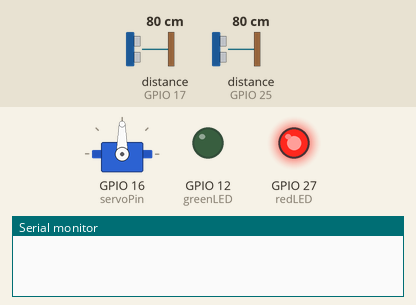
Simulated run of this sketch. Board: ESP32. Shown: servo, output pins drawn as LEDs (lit = HIGH), the last lines printed to the serial monitor. Wiring (inferred from the names in the program): 2 × ultrasonic range finder: trigger GPIO 18, echo GPIO 17 / trigger GPIO 26, echo GPIO 25. The test bench sets the inputs (shaded band); at power-on: distance to the obstacle (sensors on GPIO 25, GPIO 17) 80 cm. The echo pulse lasts 58.3 µs per cm; WiFi joins after 1.5 s; servers stay silent unless stated; uploads are accepted with an empty reply; pins used as bus, display or sensor lines are not drawn.

Above: at 1.4 s.
1.5 s: distance to the obstacle (sensor on GPIO 25) set to 23 cm
4.0 s: distance to the obstacle (sensor on GPIO 25) set to 19 cm
At 5.3 s:
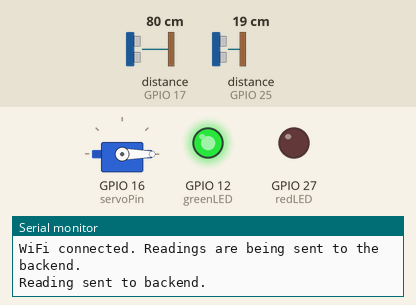
6.1 s: distance to the obstacle (sensor on GPIO 25) set to 35 cm
At 7.1 s:
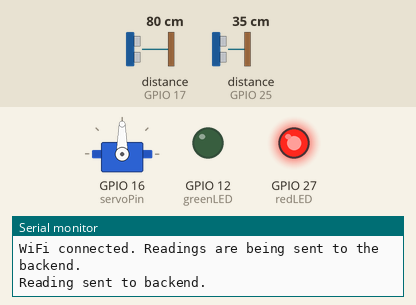
7.7 s: distance to the obstacle (sensor on GPIO 25) set to 2 cm
At 8.8 s:
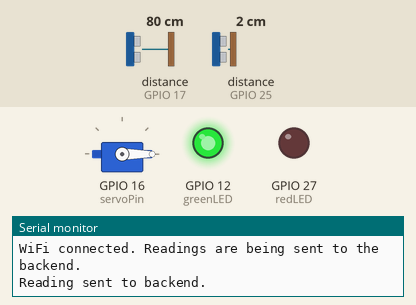
Timing chart, 0 to 10.3 s (numbered marks = the images above; inputs shaded):
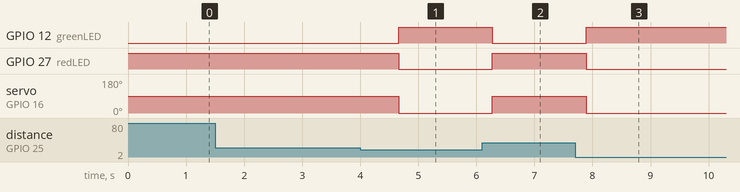

The sketch:

esp32_smart_waste.ino
```cpp
#include <ESP32Servo.h>
#include <HTTPClient.h>
#include <WiFi.h>

// Set these before uploading.
const char* WIFI_SSID = "YOUR_WIFI_NAME";
const char* WIFI_PASSWORD = "YOUR_WIFI_PASSWORD";

// Replace this with the computer's Wi-Fi/LAN IPv4 address, not localhost.
const char* API_BASE_URL = "http://172.16.50.153:8080";
const long BIN_ID = 3; // BIN-LSK-001; change this to the target bin's database ID.

const int redLED = 27;
const int greenLED = 12;

const int lidTrigPin = 26;
const int lidEchoPin = 25;
const int fillTrigPin = 18;
const int fillEchoPin = 17;

const int servoPin = 16;
Servo myServo;

const int detectionDistance = 20;
const float emptyThreshold = 18.0;
const float fullThreshold = 5.0;
const unsigned long readingIntervalMs = 30000;
const unsigned long lidCommandPollIntervalMs = 1000;
const unsigned long lidStateRetryIntervalMs = 2000;

unsigned long lastReadingSentAt = 0;
unsigned long lastLidCommandPollAt = 0;
unsigned long lastLidStateAttemptAt = 0;
bool wifiConnectedMessagePrinted = false;
bool firstReadingSent = false;
bool lidIsOpen = false;
bool lidStateKnown = false;
bool lidStateReportPending = true;
String lidCommand = "AUTO";

float measureDistance(int trigPin, int echoPin) {
  digitalWrite(trigPin, LOW);
  delayMicroseconds(2);
  digitalWrite(trigPin, HIGH);
  delayMicroseconds(10);
  digitalWrite(trigPin, LOW);

  const unsigned long duration = pulseIn(echoPin, HIGH, 30000);
  if (duration == 0) {
    return -1.0;
  }

  return duration * 0.0343 / 2.0;
}

float calculateFillPercentage(float distanceCm) {
  const float percentage =
    (emptyThreshold - distanceCm) * 100.0 / (emptyThreshold - fullThreshold);
  return constrain(percentage, 0.0, 100.0);
}

void sendFillReading(float distanceCm) {
  if (WiFi.status() != WL_CONNECTED) {
    return;
  }

  HTTPClient http;
  const String url = String(API_BASE_URL) + "/api/bins/" + String(BIN_ID) + "/readings";
  if (!http.begin(url)) {
    return;
  }

  http.addHeader("Content-Type", "application/json");

  const float fillPercentage = calculateFillPercentage(distanceCm);
  const String payload = "{\"fillPercentage\":" + String(fillPercentage, 2)
    + ",\"distanceCm\":" + String(distanceCm, 2) + "}";

  const int statusCode = http.POST(payload);
  if (statusCode >= 200 && statusCode < 300) {
    Serial.println("Reading sent to backend.");
  }

  http.end();
}

void pollLidCommand() {
  if (WiFi.status() != WL_CONNECTED) {
    return;
  }

  HTTPClient http;
  const String url = String(API_BASE_URL) + "/api/bins/" + String(BIN_ID) + "/lid";
  if (!http.begin(url)) {
    return;
  }

  const int statusCode = http.GET();
  if (statusCode == 200) {
    const String response = http.getString();
    const int keyPosition = response.indexOf("\"command\"");
    const int colonPosition = keyPosition < 0 ? -1 : response.indexOf(':', keyPosition);
    const int valueStart = colonPosition < 0 ? -1 : response.indexOf('"', colonPosition + 1);
    const int valueEnd = valueStart < 0 ? -1 : response.indexOf('"', valueStart + 1);

    if (valueStart >= 0 && valueEnd > valueStart) {
      const String receivedCommand = response.substring(valueStart + 1, valueEnd);
      if (receivedCommand == "AUTO" || receivedCommand == "OPEN"
          || receivedCommand == "CLOSED") {
        lidCommand = receivedCommand;
      }
    }
  }

  http.end();
}

void reportLidState() {
  if (WiFi.status() != WL_CONNECTED || !lidStateReportPending) {
    return;
  }

  HTTPClient http;
  const String url = String(API_BASE_URL) + "/api/bins/" + String(BIN_ID) + "/lid/state";
  if (!http.begin(url)) {
    return;
  }

  http.addHeader("Content-Type", "application/json");
  const String state = lidIsOpen ? "OPEN" : "CLOSED";
  const String payload = "{\"state\":\"" + state + "\"}";
  const int statusCode = http.PUT(payload);
  if (statusCode >= 200 && statusCode < 300) {
    lidStateReportPending = false;
  }

  http.end();
}

void applyLidState(bool open) {
  if (lidStateKnown && lidIsOpen == open) {
    return;
  }

  lidIsOpen = open;
  lidStateKnown = true;
  lidStateReportPending = true;
  myServo.write(open ? 0 : 90);
  digitalWrite(greenLED, open ? HIGH : LOW);
  digitalWrite(redLED, open ? LOW : HIGH);
}
void setup() {
  Serial.begin(115200);

  pinMode(redLED, OUTPUT);
  pinMode(greenLED, OUTPUT);
  pinMode(lidTrigPin, OUTPUT);
  pinMode(lidEchoPin, INPUT);
  pinMode(fillTrigPin, OUTPUT);
  pinMode(fillEchoPin, INPUT);

  myServo.setPeriodHertz(50);
  myServo.attach(servoPin, 500, 2400);
  myServo.write(90);
  digitalWrite(redLED, HIGH);
  digitalWrite(greenLED, LOW);

  WiFi.mode(WIFI_STA);
  WiFi.begin(WIFI_SSID, WIFI_PASSWORD);
}

void loop() {
  if (WiFi.status() == WL_CONNECTED && !wifiConnectedMessagePrinted) {
    Serial.println("WiFi connected. Readings are being sent to the backend.");
    wifiConnectedMessagePrinted = true;
  }

  if (WiFi.status() == WL_CONNECTED
      && millis() - lastLidCommandPollAt >= lidCommandPollIntervalMs) {
    pollLidCommand();
    lastLidCommandPollAt = millis();
  }

  const float lidDistance = measureDistance(lidTrigPin, lidEchoPin);
  if (lidCommand == "OPEN") {
    applyLidState(true);
  } else if (lidCommand == "CLOSED") {
    applyLidState(false);
  } else {
    applyLidState(lidDistance > 0 && lidDistance <= detectionDistance);
  }

  if (lidStateReportPending && WiFi.status() == WL_CONNECTED
      && (lastLidStateAttemptAt == 0
          || millis() - lastLidStateAttemptAt >= lidStateRetryIntervalMs)) {
    reportLidState();
    lastLidStateAttemptAt = millis();
  }

  delay(100);
  const float fillDistance = measureDistance(fillTrigPin, fillEchoPin);

  if (fillDistance >= 0 && WiFi.status() == WL_CONNECTED
      && (!firstReadingSent || millis() - lastReadingSentAt >= readingIntervalMs)) {
    sendFillReading(fillDistance);
    lastReadingSentAt = millis();
    firstReadingSent = true;
  }

  delay(500);
}
```

Measured:
- the behaviour switches between 21 and 20 cm on distance to the obstacle (sensor on GPIO 25) (found by bisection; images 0 and 1)
- after the input at 4.0 s, GPIO 12 (greenLED): LOW → HIGH after 0.66 s; GPIO 27 (redLED): HIGH → LOW after 0.66 s; servo on GPIO 16 (servoPin): 90° → 0° after 0.66 s
- after the input at 6.1 s, GPIO 12 (greenLED): HIGH → LOW after 0.17 s; GPIO 27 (redLED): LOW → HIGH after 0.17 s; servo on GPIO 16 (servoPin): 0° → 90° after 0.17 s
- after the input at 7.7 s, GPIO 12 (greenLED): LOW → HIGH after 0.19 s; GPIO 27 (redLED): HIGH → LOW after 0.19 s; servo on GPIO 16 (servoPin): 90° → 0° after 0.19 s
